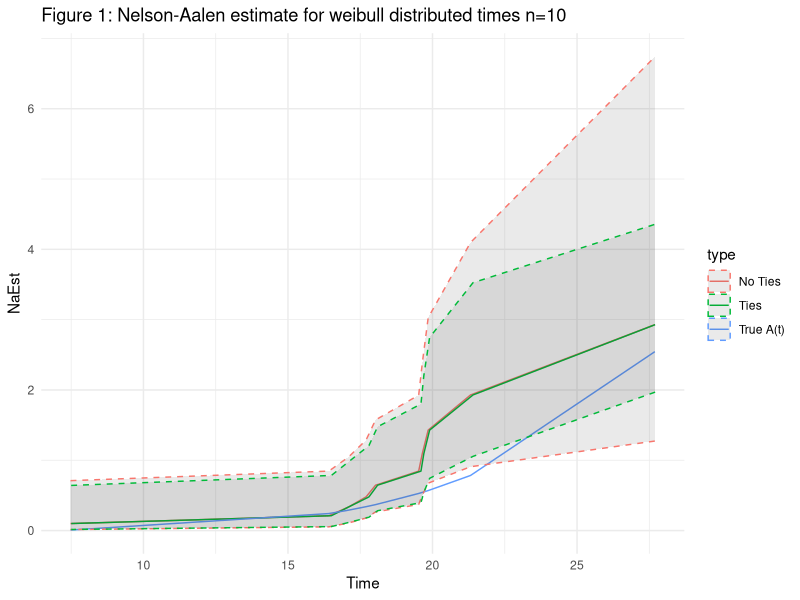
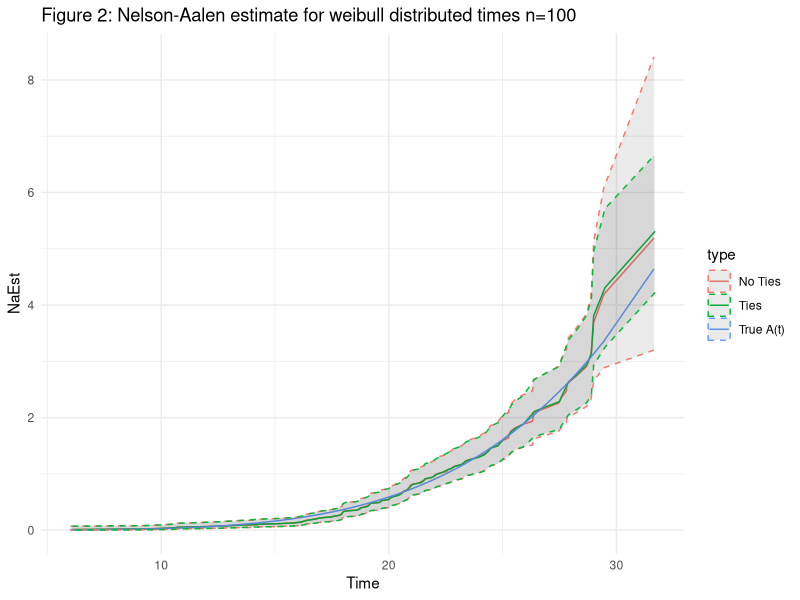
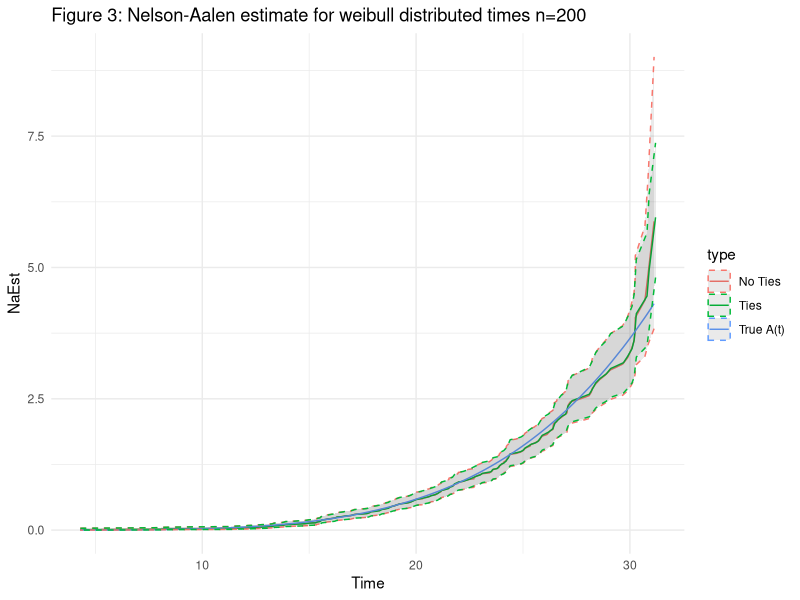
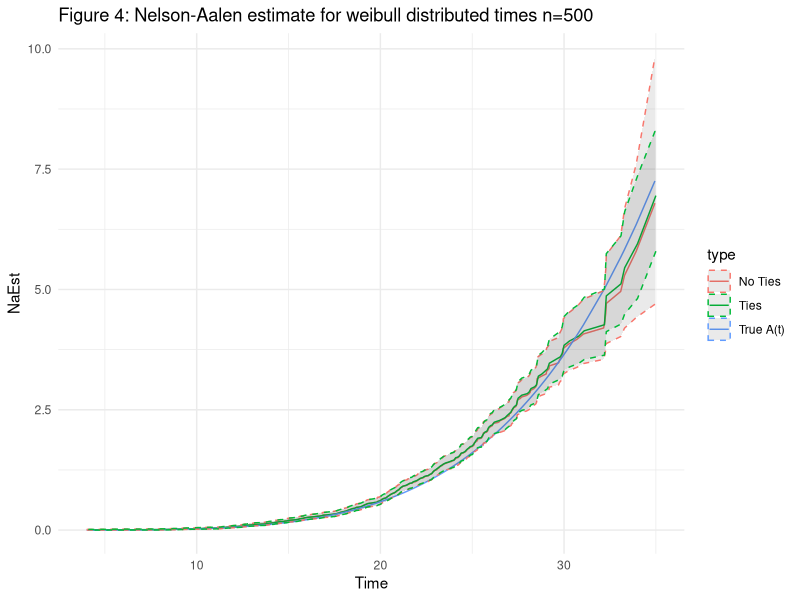
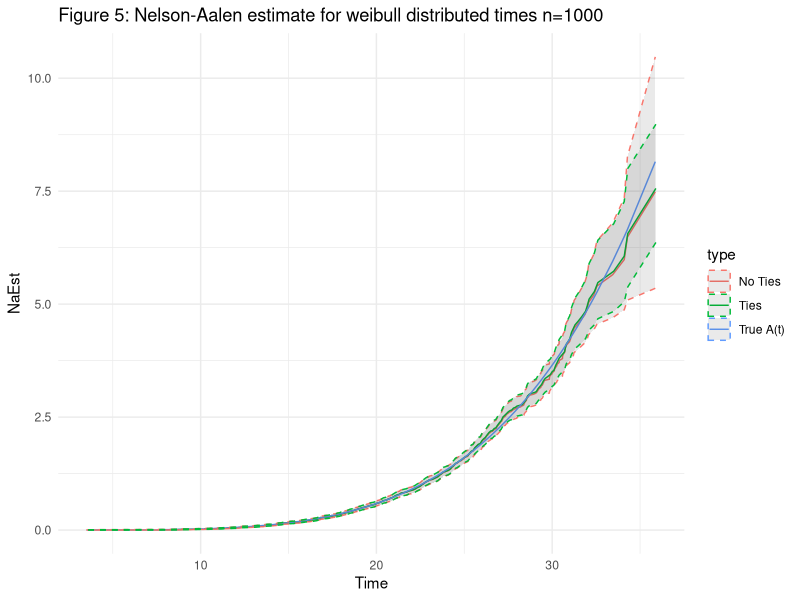
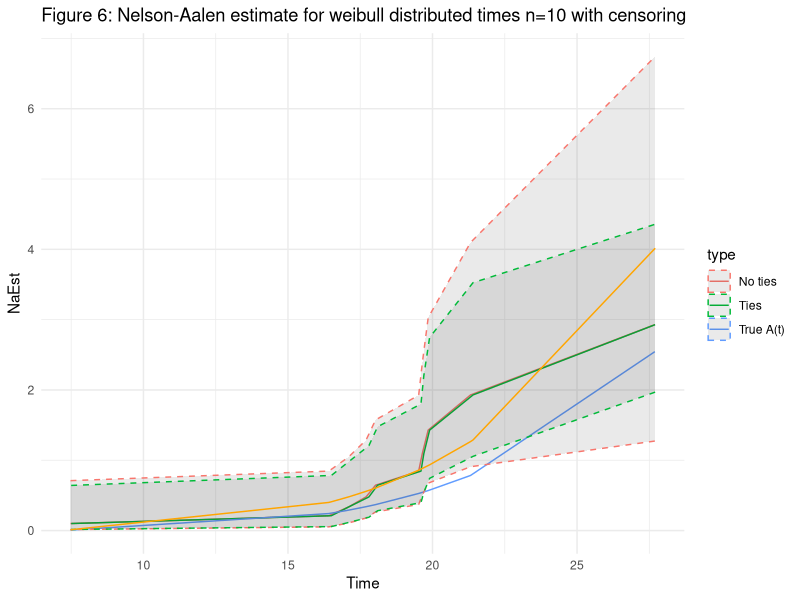
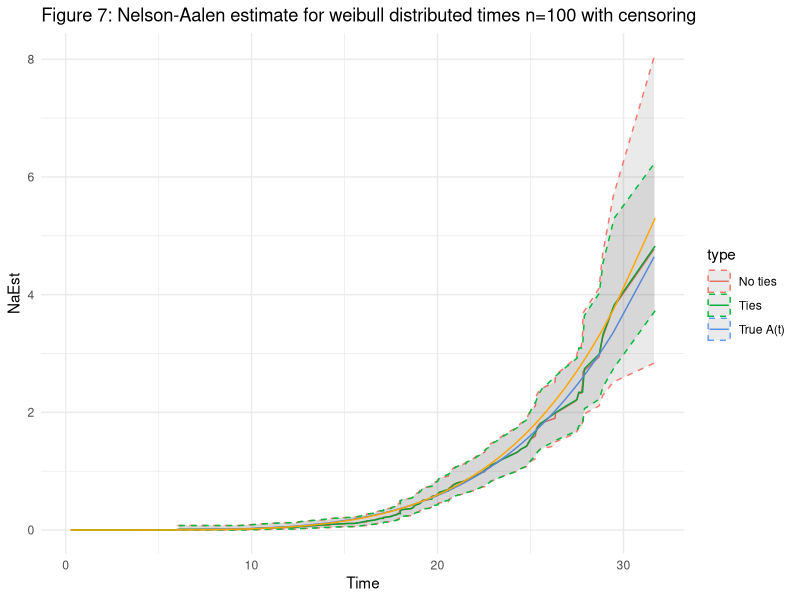
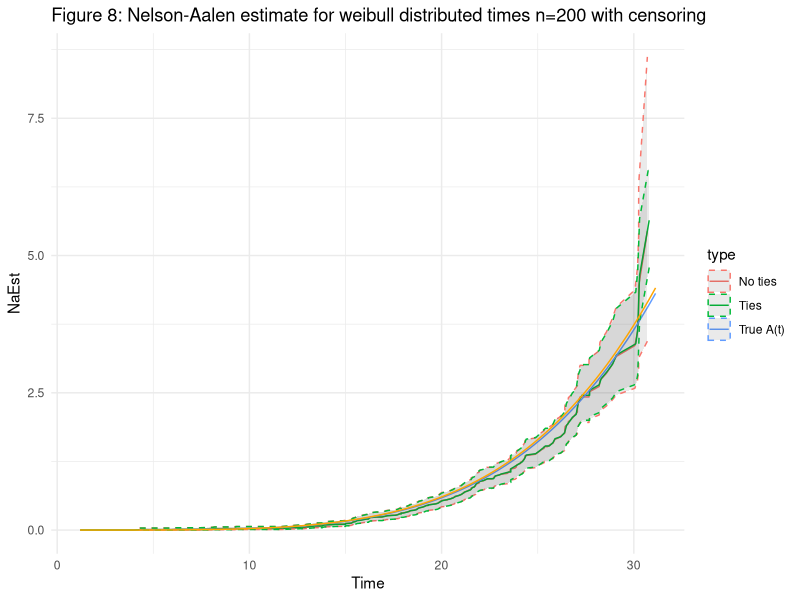

These figures' R source, in order:
## ---- chunk 1
knitr::opts_chunk$set(echo = FALSE)
knitr::opts_chunk$set(fig.width=12, fig.height=8)
library(tidyverse); theme_set(theme_minimal())
library(mice)
library(dplyr)
library(gridExtra)
library(fitdistrplus)
set.seed(921031)
options(scipen=999)
## ---- chunk 2
Wbull10 <- data.frame(Time = rweibull(10, shape = 4.5, scale = 22.5), event = 1)
Wbull100 <- data.frame(Time = rweibull(100, shape = 4.5, scale = 22.5), event = 1)
Wbull200 <- data.frame(Time = rweibull(200, shape = 4.5, scale = 22.5), event = 1)
Wbull500 <- data.frame(Time = rweibull(500, shape = 4.5, scale = 22.5), event = 1)
Wbull1000 <- data.frame(Time = rweibull(1000, shape = 4.5, scale = 22.5), event = 1)


Wbull10_no <- Wbull10 %>% 
  arrange(Time) %>% 
  mutate(Risk = length(Time)-(0:(length(Time)-1))) %>% 
  mutate(NaEst = cumsum(1/Risk)) %>% 
  mutate(std = cumsum(1/Risk^2)) %>% 
  mutate(CIup = NaEst*exp(1.96*sqrt(std)/NaEst)) %>% 
  mutate(CIlow = NaEst*exp(-1.96*sqrt(std)/NaEst)) %>% 
  mutate(type = 'No Ties')

Wbull100_no <- Wbull100 %>% 
  arrange(Time) %>% 
  mutate(Risk = length(Time)-0:((length(Time)-1))) %>% 
  mutate(NaEst = cumsum(1/Risk)) %>% 
  mutate(std = cumsum(1/Risk^2)) %>% 
  mutate(CIup = NaEst*exp(1.96*sqrt(std)/NaEst)) %>% 
  mutate(CIlow = NaEst*exp(-1.96*sqrt(std)/NaEst))%>% 
  mutate(type = 'No Ties')

Wbull200_no <- Wbull200 %>% 
  arrange(Time) %>% 
  mutate(Risk = length(Time)-0:(length(Time)-1)) %>% 
  mutate(NaEst = cumsum(1/Risk)) %>% 
  mutate(std = cumsum(1/Risk^2)) %>% 
  mutate(CIup = NaEst*exp(1.96*sqrt(std)/NaEst)) %>% 
  mutate(CIlow = NaEst*exp(-1.96*sqrt(std)/NaEst))%>% 
  mutate(type = 'No Ties')

Wbull500_no <- Wbull500 %>% 
  arrange(Time) %>% 
  mutate(Risk = length(Time)-0:(length(Time)-1)) %>% 
  mutate(NaEst = cumsum(1/Risk)) %>% 
  mutate(std = cumsum(1/Risk^2)) %>% 
  mutate(CIup = NaEst*exp(1.96*sqrt(std)/NaEst)) %>% 
  mutate(CIlow = NaEst*exp(-1.96*sqrt(std)/NaEst))%>% 
  mutate(type = 'No Ties')

Wbull1000_no <- Wbull1000 %>%  
  arrange(Time) %>% 
  mutate(Risk = length(Time)-0:(length(Time)-1)) %>% 
  mutate(NaEst = cumsum(1/Risk)) %>% 
  mutate(std = cumsum(1/Risk^2)) %>% 
  mutate(CIup = NaEst*exp(1.96*sqrt(std)/NaEst)) %>% 
  mutate(CIlow = NaEst*exp(-1.96*sqrt(std)/NaEst))%>% 
  mutate(type = 'No Ties')
## ---- chunk 3
Wbull10a <- Wbull10 %>% 
  mutate(Time = ceiling(Time*10)/10) %>% 
  mutate(type = 'Ties')%>% 
  arrange(Time) %>% 
  mutate(Risk = length(Time)-0:(length(Time)-1)) %>% 
  add_count(Time) %>% 
  group_by(Time) %>% 
  slice(which.min(Risk)) %>% 
  ungroup %>% 
  mutate(NaEst = cumsum(n/Risk))

Wbull10_ties <- Wbull10a %>% 
  mutate(std = cumsum((Risk-n)*n/(Risk^3))) %>% 
  mutate(CIup = NaEst*exp(1.96*sqrt(std)/NaEst)) %>% 
  mutate(CIlow = NaEst*exp(-1.96*sqrt(std)/NaEst))

Wbull100a <- Wbull100 %>% 
  mutate(Time = ceiling(Time*10)/10)%>% 
  mutate(type = 'Ties')%>% 
  arrange(Time) %>% 
  mutate(Risk = length(Time)-0:(length(Time)-1)) %>% 
  add_count(Time) %>% 
  group_by(Time) %>% 
  slice(which.min(Risk)) %>% 
  ungroup %>% 
  mutate(NaEst = cumsum(n/Risk))

Wbull100_ties <- Wbull100a %>% 
  mutate(std = cumsum((Risk-n)*n/(Risk^3))) %>% 
  mutate(CIup = NaEst*exp(1.96*sqrt(std)/NaEst)) %>% 
  mutate(CIlow = NaEst*exp(-1.96*sqrt(std)/NaEst))


Wbull200a <- Wbull200 %>% 
  mutate(Time = ceiling(Time*10)/10)%>% 
  mutate(type = 'Ties')%>% 
  arrange(Time) %>% 
  mutate(Risk = length(Time)-0:(length(Time)-1)) %>% 
  add_count(Time) %>% 
  group_by(Time) %>% 
  slice(which.min(Risk)) %>% 
  ungroup %>% 
  mutate(NaEst = cumsum(n/Risk))

Wbull200_ties <- Wbull200a %>% 
  mutate(std = cumsum((Risk-n)*n/(Risk^3))) %>% 
  mutate(CIup = NaEst*exp(1.96*sqrt(std)/NaEst)) %>% 
  mutate(CIlow = NaEst*exp(-1.96*sqrt(std)/NaEst))


Wbull500a <- Wbull500 %>% 
  mutate(Time = ceiling(Time*10)/10)%>% 
  mutate(type = 'Ties')%>% 
  arrange(Time) %>% 
  mutate(Risk = length(Time)-0:(length(Time)-1)) %>% 
  add_count(Time) %>% 
  group_by(Time) %>% 
  slice(which.min(Risk)) %>% 
  ungroup %>% 
  mutate(NaEst = cumsum(n/Risk))

Wbull500_ties <- Wbull500a %>% 
  mutate(std = cumsum((Risk-n)*n/(Risk^3))) %>% 
  mutate(CIup = NaEst*exp(1.96*sqrt(std)/NaEst)) %>% 
  mutate(CIlow = NaEst*exp(-1.96*sqrt(std)/NaEst))


Wbull1000a <- Wbull1000 %>% 
  mutate(Time = ceiling(Time*10)/10)%>% 
  mutate(type = 'Ties')%>% 
  arrange(Time) %>% 
  mutate(Risk = length(Time)-0:(length(Time)-1)) %>% 
  add_count(Time) %>% 
  group_by(Time) %>% 
  slice(which.min(Risk)) %>% 
  ungroup %>% 
  mutate(NaEst = cumsum(n/Risk))

Wbull1000_ties <- Wbull1000a %>% 
  mutate(std = cumsum((Risk-n)*n/(Risk^3))) %>% 
  mutate(CIup = NaEst*exp(1.96*sqrt(std)/NaEst)) %>% 
  mutate(CIlow = NaEst*exp(-1.96*sqrt(std)/NaEst))

Wbull10_int <- Wbull10 %>% 
  mutate(NaEst = -log(exp(-(Time/22.5)^(4.5)))) %>% 
  mutate(type = 'True A(t)')

Wbull100_int <- Wbull100 %>% 
  mutate(NaEst = -log(exp(-(Time/22.5)^(4.5)))) %>% 
  mutate(type = 'True A(t)')

Wbull200_int <- Wbull200 %>% 
  mutate(NaEst = -log(exp(-(Time/22.5)^(4.5)))) %>% 
  mutate(type = 'True A(t)')

Wbull500_int <- Wbull500 %>% 
  mutate(NaEst = -log(exp(-(Time/22.5)^(4.5)))) %>% 
  mutate(type = 'True A(t)')

Wbull1000_int <- Wbull1000 %>% 
  mutate(NaEst = -log(exp(-(Time/22.5)^(4.5)))) %>% 
  mutate(type = 'True A(t)')

joined_10 <- full_join(Wbull10_no, Wbull10_ties,by = c("Time", "event", "NaEst", "Risk", "std", "CIup", "CIlow", "type")) %>%
  full_join(Wbull10_int,by = c("Time", "event", "NaEst", "type"))
joined_100 <- full_join(Wbull100_no, Wbull100_ties,by = c("Time", "event", "NaEst", "Risk", "std", "CIup", "CIlow", "type")) %>%
  full_join(Wbull100_int,by = c("Time", "event", "NaEst", "type"))
joined_200 <- full_join(Wbull200_no, Wbull200_ties,by = c("Time", "event", "NaEst", "Risk", "std", "CIup", "CIlow", "type")) %>%
  full_join(Wbull200_int,by = c("Time", "event", "NaEst", "type"))
joined_500 <- full_join(Wbull500_no, Wbull500_ties,by = c("Time", "event", "NaEst", "Risk", "std", "CIup", "CIlow", "type")) %>%
  full_join(Wbull500_int,by = c("Time", "event", "NaEst", "type"))
joined_1000 <- full_join(Wbull1000_no, Wbull1000_ties,by = c("Time", "event", "NaEst", "Risk", "std", "CIup", "CIlow", "type")) %>%
  full_join(Wbull1000_int,by = c("Time", "event", "NaEst", "type"))

ggplot(data = joined_10, aes(x = Time, y = NaEst, col = type)) + 
  geom_line() +
  geom_ribbon(aes(ymin = CIlow, ymax = CIup), linetype = 2, alpha = .1) +
  labs(title = "Figure 1: Nelson-Aalen estimate for weibull distributed times n=10")

ggplot(data = joined_100, aes(x = Time, y = NaEst, col = type)) + 
  geom_line() +
  geom_ribbon(aes(ymin = CIlow, ymax = CIup), linetype = 2, alpha = .1) +
  labs(title = "Figure 2: Nelson-Aalen estimate for weibull distributed times n=100")

ggplot(data = joined_200, aes(x = Time, y = NaEst, col = type)) + 
  geom_line() +
  geom_ribbon(aes(ymin = CIlow, ymax = CIup), linetype = 2, alpha = .1) +
  labs(title = "Figure 3: Nelson-Aalen estimate for weibull distributed times n=200")

ggplot(data = joined_500, aes(x = Time, y = NaEst, col = type)) + 
  geom_line() +
  geom_ribbon(aes(ymin = CIlow, ymax = CIup), linetype = 2, alpha = .1) +
  labs(title = "Figure 4: Nelson-Aalen estimate for weibull distributed times n=500")

ggplot(data = joined_1000, aes(x = Time, y = NaEst, col = type)) + 
  geom_line() +
  geom_ribbon(aes(ymin = CIlow, ymax = CIup), linetype = 2, alpha = .1) +
  labs(title = "Figure 5: Nelson-Aalen estimate for weibull distributed times n=1000")
## ---- chunk 4
expo_10 <- rexp(10, 1/80)
expo_100 <- rexp(100, 1/80)
expo_200 <- rexp(200, 1/80)
expo_500 <- rexp(500, 1/80)
expo_1000 <- rexp(1000, 1/80)


#n = 10
cens_10 <- Wbull10 %>% 
  mutate(cens_time = expo_10) %>% 
  mutate(cens_ind = ifelse(cens_time > Time, 1, 0))
cens_10 <- cens_10 %>% 
  mutate(Time = ifelse(cens_ind == 1, Time, cens_time)) %>% 
  arrange(Time) %>% 
  mutate(Risk = length(Time)-0:(length(Time)-1)) %>% 
    mutate(NaEst = cumsum(cens_ind/Risk)) %>% 
  mutate(std = cumsum(cens_ind/Risk^2)) %>% 
  mutate(CIup = NaEst*exp(1.96*sqrt(std)/NaEst)) %>% 
  mutate(CIlow = NaEst*exp(-1.96*sqrt(std)/NaEst)) %>% 
  mutate(type = "No ties")
cens_10_t <- cens_10 %>% 
  mutate(Time = ceiling(Time*10)/10)%>% 
  mutate(type = 'Ties')%>% 
  arrange(Time) %>% 
  mutate(Risk = length(Time)-0:(length(Time)-1)) %>% 
  add_count(Time, cens_ind) %>% 
  group_by(Time, cens_ind) %>% 
  slice(which.min(Risk)) %>% 
  ungroup %>% 
  arrange(desc(Risk)) %>% 
    mutate(NaEst = cumsum(cens_ind*n/Risk)) %>%
  mutate(std = cumsum(cens_ind*(Risk-n)*n/(Risk^3))) %>% 
  mutate(CIup = NaEst*exp(1.96*sqrt(std)/NaEst)) %>% 
  mutate(CIlow = NaEst*exp(-1.96*sqrt(std)/NaEst))

cens_10_int <- Wbull10 %>% 
  arrange(Time) %>% 
  mutate(NaEst = -log(exp(-(Time/22.5)^(4.5)))) %>% 
  mutate(type = "True A(t)")
cens_10_int_r <- Wbull10 %>% 
  arrange(Time) %>% 
  mutate(cens_time = expo_10) %>% 
  mutate(cens_ind = ifelse(cens_time > Time, 1, 0)) %>%
  mutate(Time = ifelse(cens_ind == 1, Time, cens_time)) %>% 
  arrange(Time) %>% 
  mutate(type = "True A(t) (Censored data Removed)") %>% 
  filter(cens_ind == 1)
fit10 <- fitdistr(cens_10_int_r$Time, densfun = "weibull")



cens_joined_10 <- full_join(cens_10, cens_10_t, by = c("Time", "event", "NaEst", "Risk", "std", "CIup", "CIlow", "type", "cens_time", "cens_ind")) %>% 
  full_join(cens_10_int, by = c("Time", "event", "NaEst", "type"))

ggplot(data = cens_joined_10, aes(x = Time, y = NaEst, col = type)) + 
  geom_line() +
  geom_ribbon(aes(ymin = CIlow, ymax = CIup), linetype = 2, alpha = .1) +
  geom_line(aes(x = cens_joined_10$Time, y = -log(1-pweibull(cens_joined_10$Time, fit10$estimate["shape"], fit10$estimate["scale"]))), color = "Orange")+
  labs(title = "Figure 6: Nelson-Aalen estimate for weibull distributed times n=10 with censoring")


#n = 100
cens_100 <- Wbull100 %>% 
  mutate(cens_time = expo_100) %>% 
  mutate(cens_ind = ifelse(cens_time > Time, 1, 0))
cens_100 <- cens_100 %>% 
  mutate(Time = ifelse(cens_ind == 1, Time, cens_time)) %>% 
  arrange(Time) %>% 
  mutate(Risk = length(Time)-0:(length(Time)-1)) %>% 
    mutate(NaEst = cumsum(cens_ind/Risk)) %>% 
  mutate(std = cumsum(cens_ind/Risk^2)) %>% 
  mutate(CIup = NaEst*exp(1.96*sqrt(std)/NaEst)) %>% 
  mutate(CIlow = NaEst*exp(-1.96*sqrt(std)/NaEst)) %>% 
  mutate(type = "No ties")
cens_100_t <- cens_100 %>%
  mutate(Time = ceiling(Time*10)/10)%>% 
  mutate(type = 'Ties')%>% 
  arrange(Time) %>% 
  mutate(Risk = length(Time)-0:(length(Time)-1)) %>% 
  add_count(Time, cens_ind) %>% 
  group_by(Time, cens_ind) %>% 
  slice(which.min(Risk)) %>% 
  ungroup %>% 
  arrange(desc(Risk)) %>% 
    mutate(NaEst = cumsum(cens_ind*n/Risk)) %>%
  mutate(std = cumsum(cens_ind*(Risk-n)*n/(Risk^3))) %>% 
  mutate(CIup = NaEst*exp(1.96*sqrt(std)/NaEst)) %>% 
  mutate(CIlow = NaEst*exp(-1.96*sqrt(std)/NaEst)) 
cens_100_int <- Wbull100 %>% 
  arrange(Time) %>% 
  mutate(NaEst = -log(exp(-(Time/22.5)^(4.5)))) %>% 
  mutate(type = "True A(t)")
cens_100_int_r <- Wbull100 %>% 
  arrange(Time) %>% 
  mutate(cens_time = expo_100) %>% 
  mutate(cens_ind = ifelse(cens_time > Time, 1, 0)) %>%
  mutate(Time = ifelse(cens_ind == 1, Time, cens_time)) %>% 
  arrange(Time) %>% 
  mutate(type = "True A(t) (Censored data Removed)") %>% 
    filter(cens_ind == 1)
fit100 <- fitdistr(cens_100_int_r$Time, densfun = "weibull")


cens_joined_100 <- full_join(cens_100, cens_100_t, by = c("Time", "event", "NaEst", "Risk", "std", "CIup", "CIlow", "type", "cens_time", "cens_ind")) %>% 
  full_join(cens_100_int, by = c("Time", "event", "NaEst", "type"))

ggplot(data = cens_joined_100, aes(x = Time, y = NaEst, col = type)) + 
  geom_line() +
  geom_ribbon(aes(ymin = CIlow, ymax = CIup), linetype = 2, alpha = .1) +
  geom_line(aes(x = cens_joined_100$Time, y = -log(1-pweibull(cens_joined_100$Time, fit100$estimate["shape"], fit100$estimate["scale"]))), color = "Orange")+
  labs(title = "Figure 7: Nelson-Aalen estimate for weibull distributed times n=100 with censoring")
## ---- chunk 5
#n = 200
cens_200 <- Wbull200 %>% 
  mutate(cens_time = expo_200) %>% 
  mutate(cens_ind = ifelse(cens_time > Time, 1, 0))
cens_200 <- cens_200 %>% 
  mutate(Time = ifelse(cens_ind == 1, Time, cens_time)) %>% 
  arrange(Time) %>% 
  mutate(Risk = length(Time)-0:(length(Time)-1)) %>% 
    mutate(NaEst = cumsum(cens_ind/Risk)) %>% 
  mutate(std = cumsum(cens_ind/Risk^2)) %>% 
  mutate(CIup = NaEst*exp(1.96*sqrt(std)/NaEst)) %>% 
  mutate(CIlow = NaEst*exp(-1.96*sqrt(std)/NaEst)) %>% 
  mutate(type = "No ties")
cens_200_t <- cens_200 %>%
  mutate(Time = ceiling(Time*10)/10)%>% 
  mutate(type = 'Ties')%>% 
  arrange(Time) %>% 
  mutate(Risk = length(Time)-0:(length(Time)-1)) %>% 
  add_count(Time, cens_ind) %>% 
  group_by(Time, cens_ind) %>% 
  slice(which.min(Risk)) %>% 
  ungroup %>% 
  arrange(desc(Risk)) %>% 
    mutate(NaEst = cumsum(cens_ind*n/Risk)) %>%
  mutate(std = cumsum(cens_ind*(Risk-n)*n/(Risk^3))) %>% 
  mutate(CIup = NaEst*exp(1.96*sqrt(std)/NaEst)) %>% 
  mutate(CIlow = NaEst*exp(-1.96*sqrt(std)/NaEst)) 
cens_200_int <- Wbull200 %>% 
  arrange(Time) %>% 
  mutate(NaEst = -log(exp(-(Time/22.5)^(4.5)))) %>% 
  mutate(type = "True A(t)")
cens_200_int_r <- Wbull200 %>% 
  arrange(Time) %>% 
  mutate(cens_time = expo_200) %>% 
  mutate(cens_ind = ifelse(cens_time > Time, 1, 0)) %>%
  mutate(Time = ifelse(cens_ind == 1, Time, cens_time)) %>% 
  arrange(Time) %>% 
  mutate(type = "True A(t) (Censored data Removed)") %>% 
    filter(cens_ind == 1)
fit200 <- fitdistr(cens_200_int_r$Time, densfun = "weibull")


cens_joined_200 <- full_join(cens_200, cens_200_t, by = c("Time", "event", "NaEst", "Risk", "std", "CIup", "CIlow", "type", "cens_time", "cens_ind")) %>% 
  full_join(cens_200_int, by = c("Time", "event", "NaEst", "type"))

ggplot(data = cens_joined_200, aes(x = Time, y = NaEst, col = type)) + 
  geom_line() +
  geom_ribbon(aes(ymin = CIlow, ymax = CIup), linetype = 2, alpha = .1) +
  geom_line(aes(x = cens_joined_200$Time, y = -log(1-pweibull(cens_joined_200$Time, fit200$estimate["shape"], fit200$estimate["scale"]))), color = "Orange")+
  labs(title = "Figure 8: Nelson-Aalen estimate for weibull distributed times n=200 with censoring")


#n = 500
cens_500 <- Wbull500 %>% 
  mutate(cens_time = expo_500) %>% 
  mutate(cens_ind = ifelse(cens_time > Time, 1, 0))
cens_500 <- cens_500 %>% 
  mutate(Time = ifelse(cens_ind == 1, Time, cens_time)) %>% 
  arrange(Time) %>% 
  mutate(Risk = length(Time)-0:(length(Time)-1)) %>%
  mutate(NaEst = cumsum(cens_ind/Risk)) %>% 
  mutate(std = cumsum(cens_ind/Risk^2)) %>% 
  mutate(CIup = NaEst*exp(1.96*sqrt(std)/NaEst)) %>% 
    mutate(CIlow = NaEst*exp(-1.96*sqrt(std)/NaEst)) %>% 
  mutate(type = "No ties")
cens_500_t <- cens_500 %>%
  mutate(Time = ceiling(Time*10)/10)%>% 
  mutate(type = 'Ties')%>% 
  arrange(Time) %>% 
  mutate(Risk = length(Time)-0:(length(Time)-1)) %>% 
  add_count(Time, cens_ind) %>% 
  group_by(Time, cens_ind) %>% 
  slice(which.min(Risk)) %>% 
  ungroup %>% 
  arrange(desc(Risk)) %>% 
    mutate(NaEst = cumsum(cens_ind*n/Risk)) %>%
  mutate(std = cumsum(cens_ind*(Risk-n)*n/(Risk^3))) %>% 
  mutate(CIup = NaEst*exp(1.96*sqrt(std)/NaEst)) %>% 
  mutate(CIlow = NaEst*exp(-1.96*sqrt(std)/NaEst))
cens_500_int <- Wbull500 %>% 
  arrange(Time) %>% 
  mutate(NaEst = -log(exp(-(Time/22.5)^(4.5))))%>% 
  mutate(type = "True A(t)")
cens_500_int_r <- Wbull500 %>% 
  arrange(Time) %>% 
  mutate(cens_time = expo_500) %>% 
  mutate(cens_ind = ifelse(cens_time > Time, 1, 0)) %>%
  mutate(Time = ifelse(cens_ind == 1, Time, cens_time)) %>% 
  arrange(Time) %>% 
  filter(cens_ind == 1)
fit500 <- fitdistr(cens_500_int_r$Time, densfun = "weibull")


cens_joined_500 <- full_join(cens_500, cens_500_t, by = c("Time", "event", "NaEst", "Risk", "std", "CIup", "CIlow", "type", "cens_time", "cens_ind")) %>% 
  full_join(cens_500_int, by = c("Time", "event", "NaEst", "type"))

ggplot(data = cens_joined_500, aes(x = Time, y = NaEst, col = type)) + 
  geom_line() +
  geom_ribbon(aes(ymin = CIlow, ymax = CIup), linetype = 2, alpha = .1) +
  geom_line(aes(x = cens_joined_500$Time, y = -log(1-pweibull(cens_joined_500$Time, fit500$estimate["shape"], fit500$estimate["scale"]))), color = "Orange")+
  labs(title = "Figure 9: Nelson-Aalen estimate for weibull distributed times n=500 with censoring")





#n = 1000

cens_1000 <- Wbull1000 %>% 
  mutate(cens_time = expo_1000) %>% 
  mutate(cens_ind = ifelse(cens_time > Time, 1, 0))
cens_1000 <- cens_1000 %>% 
  mutate(Time = ifelse(cens_ind == 1, Time, cens_time)) %>% 
  arrange(Time) %>% 
  mutate(Risk = length(Time)-0:(length(Time)-1)) %>% 
  mutate(NaEst = cumsum(cens_ind/Risk)) %>% 
  mutate(std = cumsum(cens_ind/Risk^2)) %>% 
  mutate(CIup = NaEst*exp(1.96*sqrt(std)/NaEst)) %>% 
  mutate(CIlow = NaEst*exp(-1.96*sqrt(std)/NaEst)) %>% 
  mutate(type = "No ties")
cens_1000_t <- cens_1000 %>%
  mutate(Time = ceiling(Time*10)/10)%>% 
  mutate(type = 'Ties')%>% 
  arrange(Time) %>% 
  mutate(Risk = length(Time)-0:(length(Time)-1)) %>% 
  add_count(Time, cens_ind) %>% 
  group_by(Time, cens_ind) %>% 
  slice(which.min(Risk)) %>% 
  ungroup %>% 
  arrange(desc(Risk)) %>% 
    mutate(NaEst = cumsum(cens_ind*n/Risk)) %>%
  mutate(std = cumsum(cens_ind*(Risk-n)*n/(Risk^3))) %>% 
  mutate(CIup = NaEst*exp(1.96*sqrt(std)/NaEst)) %>% 
  mutate(CIlow = NaEst*exp(-1.96*sqrt(std)/NaEst)) 
cens_1000_int <- Wbull1000 %>% 
  arrange(Time) %>% 
  mutate(NaEst = -log(exp(-(Time/22.5)^(4.5))))%>% 
  mutate(type = "True A(t)")
cens_1000_int_r <- Wbull1000 %>% 
  arrange(Time) %>% 
  mutate(cens_time = expo_1000) %>% 
  mutate(cens_ind = ifelse(cens_time > Time, 1, 0)) %>%
  mutate(Time = ifelse(cens_ind == 1, Time, cens_time)) %>% 
  arrange(Time) %>% 
  mutate(type = "True A(t) (Censored data Removed)") %>%
    filter(cens_ind == 1) 
fit1000 <- fitdistr(cens_1000_int_r$Time, densfun = "weibull")



cens_joined_1000 <- full_join(cens_1000, cens_1000_t, by = c("Time", "event", "NaEst", "Risk", "std", "CIup", "CIlow", "type", "cens_time", "cens_ind")) %>% 
  full_join(cens_1000_int, by = c("Time", "event", "NaEst", "type"))

ggplot(data = cens_joined_1000, aes(x = Time, y = NaEst, col = type)) + 
  geom_line() +
  geom_ribbon(aes(ymin = CIlow, ymax = CIup), linetype = 2, alpha = .1) +
geom_line(aes(x = cens_joined_1000$Time, y = -log(1-pweibull(cens_joined_1000$Time, fit1000$estimate["shape"], fit1000$estimate["scale"]))), color = "Orange")+
  labs(title = "Figure 10: Nelson-Aalen estimate for weibull distributed times n=1000 with censoring")
## ---- chunk 6
KA_10 <- joined_10 %>% 
  mutate(SurvEst = exp(-NaEst)) %>% 
  mutate(CIup = SurvEst + 1.96*SurvEst*sqrt(std)) %>% 
  mutate(CIlow = SurvEst - 1.96*SurvEst*sqrt(std))
KA_100 <- joined_100 %>% 
  mutate(SurvEst = exp(-NaEst))%>% 
  mutate(CIup = SurvEst + 1.96*SurvEst*sqrt(std)) %>% 
  mutate(CIlow = SurvEst - 1.96*SurvEst*sqrt(std))
KA_200 <- joined_200 %>% 
  mutate(SurvEst = exp(-NaEst))%>% 
  mutate(CIup = SurvEst + 1.96*SurvEst*sqrt(std)) %>% 
  mutate(CIlow = SurvEst - 1.96*SurvEst*sqrt(std))
KA_500 <- joined_500 %>% 
  mutate(SurvEst = exp(-NaEst))%>% 
  mutate(CIup = SurvEst + 1.96*SurvEst*sqrt(std)) %>% 
  mutate(CIlow = SurvEst - 1.96*SurvEst*sqrt(std))
KA_1000 <- joined_1000 %>% 
  mutate(SurvEst = exp(-NaEst))%>% 
  mutate(CIup = SurvEst + 1.96*SurvEst*sqrt(std)) %>% 
  mutate(CIlow = SurvEst - 1.96*SurvEst*sqrt(std))



ggplot(data = KA_10, aes(x = Time, y = SurvEst, col = type)) + 
  geom_line() +
  geom_ribbon(aes(ymin = CIlow, ymax = CIup), linetype = 2, alpha = .1) +
  labs(title = "Figure 11: Kaplan-Meier estimate for weibull distributed times n=10")

ggplot(data = KA_100, aes(x = Time, y = SurvEst, col = type)) + 
  geom_line() +
  geom_ribbon(aes(ymin = CIlow, ymax = CIup), linetype = 2, alpha = .1) +
  labs(title = "Figure 12: Kaplan-Meier estimate for weibull distributed times n=100")

ggplot(data = KA_200, aes(x = Time, y = SurvEst, col = type)) + 
  geom_line() +
  geom_ribbon(aes(ymin = CIlow, ymax = CIup), linetype = 2, alpha = .1) +
  labs(title = "Figure 13: Kaplan-Meier estimate for weibull distributed times n=200")

ggplot(data = KA_500, aes(x = Time, y = SurvEst, col = type)) + 
  geom_line() +
  geom_ribbon(aes(ymin = CIlow, ymax = CIup), linetype = 2, alpha = .1) +
  labs(title = "Figure 14: Kaplan-Meier estimate for weibull distributed times n=500")

ggplot(data = KA_1000, aes(x = Time, y = SurvEst, col = type)) + 
  geom_line() +
  geom_ribbon(aes(ymin = CIlow, ymax = CIup), linetype = 2, alpha = .1) +
  labs(title = "Figure 15: Kaplan-Meier estimate for weibull distributed times n=1000")



## ---- chunk 7
KA_10cens <- cens_joined_10 %>% 
  mutate(SurvEst = exp(-NaEst)) %>% 
  mutate(CIup = SurvEst + 1.96*SurvEst*sqrt(std)) %>% 
  mutate(CIlow = SurvEst - 1.96*SurvEst*sqrt(std))
KA_100cens <- cens_joined_100 %>% 
  mutate(SurvEst = exp(-NaEst))%>% 
  mutate(CIup = SurvEst + 1.96*SurvEst*sqrt(std)) %>% 
  mutate(CIlow = SurvEst - 1.96*SurvEst*sqrt(std))
KA_200cens <- cens_joined_200 %>% 
  mutate(SurvEst = exp(-NaEst))%>% 
  mutate(CIup = SurvEst + 1.96*SurvEst*sqrt(std)) %>% 
  mutate(CIlow = SurvEst - 1.96*SurvEst*sqrt(std))
KA_500cens <- cens_joined_500 %>% 
  mutate(SurvEst = exp(-NaEst))%>% 
  mutate(CIup = SurvEst + 1.96*SurvEst*sqrt(std)) %>% 
  mutate(CIlow = SurvEst - 1.96*SurvEst*sqrt(std))
KA_1000cens <- cens_joined_1000 %>% 
  mutate(SurvEst = exp(-NaEst))%>% 
  mutate(CIup = SurvEst + 1.96*SurvEst*sqrt(std)) %>% 
  mutate(CIlow = SurvEst - 1.96*SurvEst*sqrt(std))



ggplot(data = KA_10cens, aes(x = Time, y = SurvEst, col = type)) + 
  geom_line() +
  geom_ribbon(aes(ymin = CIlow, ymax = CIup), linetype = 2, alpha = .1) +
  geom_line(aes(x = cens_joined_10$Time, y = 1-pweibull(cens_joined_10$Time, fit10$estimate["shape"], fit10$estimate["scale"])), color = "Orange") +
  labs(title = "Figure 16: Kaplan-Meier estimate for weibull distributed times n=10 with censoring")

ggplot(data = KA_100cens, aes(x = Time, y = SurvEst, col = type)) + 
  geom_line() +
  geom_ribbon(aes(ymin = CIlow, ymax = CIup), linetype = 2, alpha = .1) +
  geom_line(aes(x = cens_joined_100$Time, y = 1-pweibull(cens_joined_100$Time, fit100$estimate["shape"], fit100$estimate["scale"])), color = "Orange") +
  labs(title = "Figure 17: Kaplan-Meierestimate for weibull distributed times n=100 with censoring")

ggplot(data = KA_200cens, aes(x = Time, y = SurvEst, col = type)) + 
  geom_line() +
  geom_ribbon(aes(ymin = CIlow, ymax = CIup), linetype = 2, alpha = .1) +
  geom_line(aes(x = cens_joined_200$Time, y = 1-pweibull(cens_joined_200$Time, fit200$estimate["shape"], fit200$estimate["scale"])), color = "Orange") +
  labs(title = "Figure 18: Kaplan-Meier estimate for weibull distributed times n=200 with censoring")

ggplot(data = KA_500cens, aes(x = Time, y = SurvEst, col = type)) + 
  geom_line() +
  geom_ribbon(aes(ymin = CIlow, ymax = CIup), linetype = 2, alpha = .1) +
  geom_line(aes(x = cens_joined_500$Time, y = 1-pweibull(cens_joined_500$Time, fit500$estimate["shape"], fit500$estimate["scale"])), color = "Orange") +
  labs(title = "Figure 19: Kaplan-Meier estimate for weibull distributed times n=500 with censoring")

ggplot(data = KA_1000cens, aes(x = Time, y = SurvEst, col = type)) + 
  geom_line() +
  geom_ribbon(aes(ymin = CIlow, ymax = CIup), linetype = 2, alpha = .1) +
  geom_line(aes(x = cens_joined_1000$Time, y = 1-pweibull(cens_joined_1000$Time, fit1000$estimate["shape"], fit1000$estimate["scale"])), color = "Orange") +
  labs(title = "Figure 20: Kaplan-Meier estimate for weibull distributed times n=1000 with censoring")
